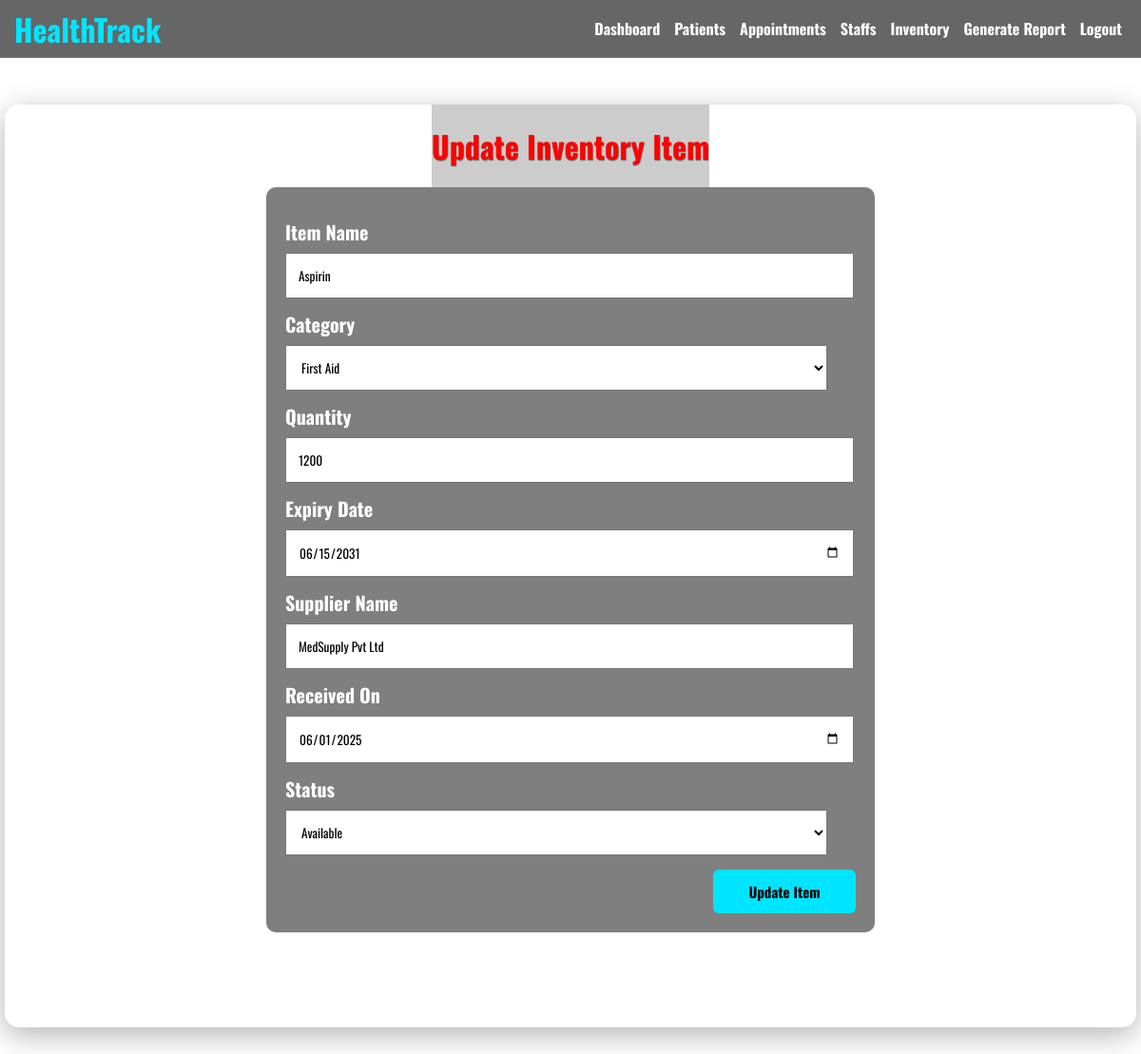
Page /updt_inventory.php?item_id=1 (signed in) on the committed database.
### tables this page shows
CREATE TABLE `inventory` (
  `item_id` int(11) NOT NULL,
  `item_name` varchar(100) NOT NULL,
  `category` varchar(50) NOT NULL,
  `quantity` int(11) NOT NULL,
  `expiry_date` date NOT NULL,
  `supplier_name` varchar(100) NOT NULL,
  `received_on` date NOT NULL,
  `status` varchar(20) NOT NULL
);

### updt_inventory.php (the view, shortened to what this page needs)
<?php
include 'dbconnect.php';
$id=$_GET['item_id'];
$sql="Select * from inventory where item_id='$id'";
$result=mysqli_query($conn,$sql);
$row=mysqli_fetch_array($result);
?>
<!DOCTYPE html>
<html lang="en">
<head>
    <link rel="stylesheet" href="style.css">
</head>
<body>
    <?php include 'navbar.php'; ?>
    <div class="main">
        <div class="welcome">
            <div class="heading">
                <h1>Update Inventory Item</h1>
            </div>
            <form action="" method="post">
                <label for="iname">Item Name</label>
                <input type="text" id="iname" name="iname" value="<?php echo $row['item_name'];?>" required>
                <label for="cat">Category</label>
                <select name="cat" id="cat" required>
                    <option value="First Aid" <?php if($row['category']=='First Aid') echo 'selected';?>>First Aid</option>
                </select>
                <label for="quantity">Quantity</label>
                <input type="number" name="quantity" id="quantity" value="<?php echo $row['quantity'];?>" required>
                <label for="expiry_date">Expiry Date</label>
                <input type="date" name="expiry_date" id="expiry_date" value="<?php echo $row['expiry_date'];?>">
                <label for="sname">Supplier Name</label>
                <input type="text" id="sname" name="sname" value="<?php echo $row['supplier_name'];?>" required>
                <label for="date_received">Received On</label>
                <input type="date" name="date_received" id="date_received" value="<?php echo $row['received_on'];?>" required>
                <label for="status">Status</label>
                <select name="status" id="status" required>
                    <option value="Available" <?php if($row['status']=='Available') echo 'selected';?>>Available</option>
                </select>
                <div class="form-submit">
                    <input type="submit" value="Update Item" name="update">
                </div>
            </form>
        </div>
    </div>
</body>
</html>

### style.css (style rules this page uses)
.main { padding-top: 90px; }

### updt_inventory.php (style rules this page uses)
html, body { margin: 0; padding: 0; }
body { background-image: url(https://img.freepik.com/premium-vector/professional-medical-inventory-hospital-with-first-aid-thermometer_906149-68773.jpg?w=2000); background-size: cover; background-repeat: no-repeat; color: white; background-attachment: fixed; padding-bottom: 20px; font-family: 'Oswald', sans-serif; }
.welcome { background-color: rgba(255, 255, 255, 0.05); margin: 20px 5px; border-radius: 15px; box-shadow: 0 8px 32px rgba(0, 0, 0, 0.3); padding-bottom: 60px; }
.heading { text-align:center; }
.welcome h1 { color: red; background-color:rgba(0, 0, 0, 0.2); border radius:10px; font-weight: 700; text-align: center; padding: 20px 0; text-shadow: 0.5px 0.5px 1px rgba(0, 0, 0, 0.5); display:inline-block; margin:0 auto; }
form { background-color: rgba(0, 0, 0, 0.5); padding: 20px; border-radius: 10px; margin: 0 auto 40px; width: 600px; font-family: 'Oswald', sans-serif; font-weight: 700; font-size: 20px; }
form label { display: block; margin: 12px 0 7px; }
form input, select { width: 95%; padding: 12px; font-family: 'Oswald', sans-serif; }
.form-submit { text-align: right; margin-top: 15px; }
.form-submit input[type="submit"] { width: 150px; background-color: #00E5FF; color: black; border: none; border-radius: 6px; font-weight: bold; font-size: 15px; cursor: pointer; font-family: 'Oswald', sans-serif; transition: background-color 0.7s ease; }

### rows in the picture
inventory: iname "Aspirin", cat "First Aid", quantity "1200", expiry_date "06/15/2031", sname "MedSupply Pvt Ltd", date_received "06/01/2025", status "Available"
